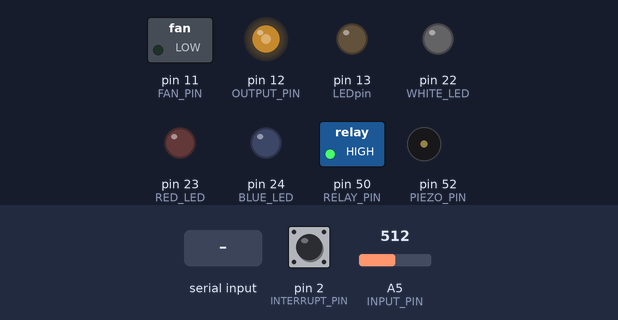
This sketch was run on a simulated Arduino Mega 2560, built with avr-gcc and run on an emulated ATmega2560. Parts: switched loads named in the sketch (green lamp = pin HIGH), output pins drawn as LEDs (lit = HIGH), buzzer (waves = sounding, pin HIGH). Inputs (shaded band) come from the test bench; at power-on: A5 (INPUT_PIN) = 512, pin 2 (INTERRUPT_PIN) HIGH. What the sketch prints to the serial monitor is not drawn.

Above: at 1.2 s.
1.3 s: A5 (INPUT_PIN) set to 716
At 3.4 s:
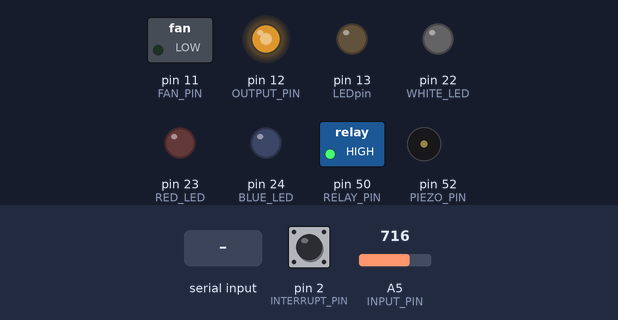
3.7 s: "start\n" received over Serial
At 4.4 s:
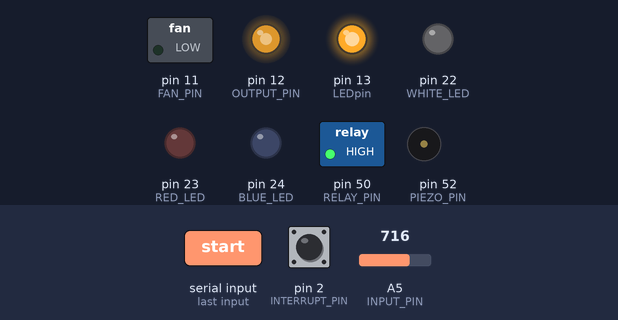
6.2 s: A5 (INPUT_PIN) set to 900
At 8.2 s:
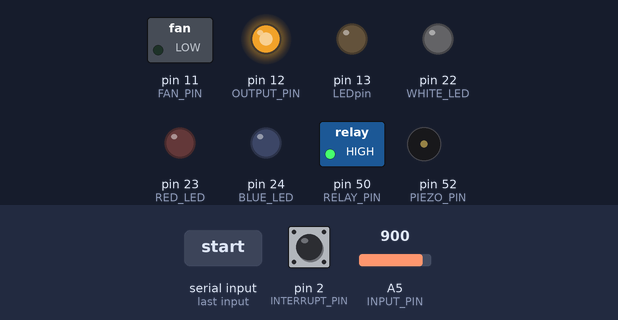
8.5 s: A5 (INPUT_PIN) set to 122
At 10.4 s:
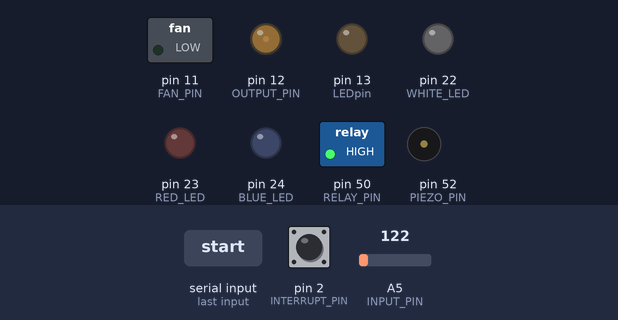
10.8 s: "start\n" received over Serial
At 11.6 s:
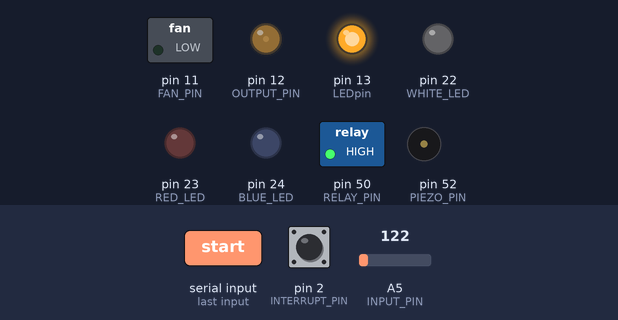
13.3 s: A5 (INPUT_PIN) set to 0
At 14.8 s:
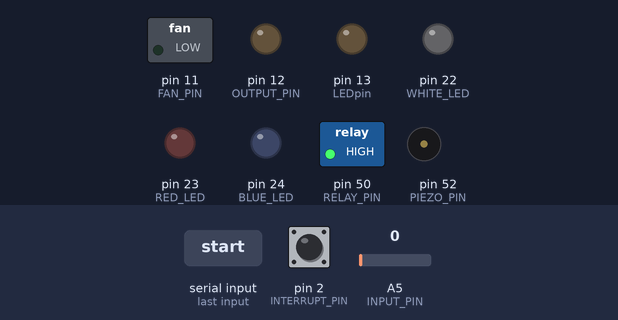
Timing chart, 0 to 16.3 s (numbered marks = the images above; inputs shaded):
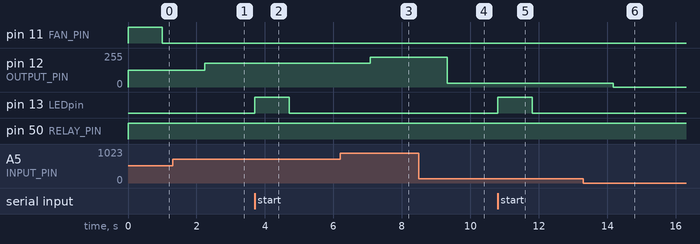

The sketch:

i_o_combination.ino
```cpp
// ECE 303, Lab 4
// Yonatan Carver & Farhan Muhammad
// 10.22.2018

/*
YONI CARVER
718.704.8555
yonicarver@gmail.com
*/

/*
PURPOSE OF THE PROGRAM:

	Output a 980Hz signal with a duty cycle that is linearly dependent
	on constant input DC voltage from an Arbitrary Waveform Generator (AWG).

	This output PWM signal controls the H-Bridge for a DC motor (i.e.
	the speed of the motor).

	Count the number of pulses received from the optocoupler and rotary
	encoder attached to the DC motor.

	Return the counts every second (via the serial monitor).

	Receive a string (from MATLAB) to turn a fan on a digital pin on or off.

	Attach sensors (i.e. relay, piezo, etc.) to the Arduino.

*/

#define INTERRUPT_PIN 2	// digital pin 2, reads in pulses from rotary encoder
#define INPUT_PIN 5		// analog pin 5, input pin for AWG constant DC voltage
#define OUTPUT_PIN 12	// digital pin 12, output pin for PWM signal (linearly dependent on AWG voltage)

#define FAN_PIN 11

#define RELAY_PIN 50
#define PIEZO_PIN 52

#define WHITE_LED 22	// normal operation
#define RED_LED 23		// high temperature
#define BLUE_LED 24		// low coolant level

#define LEDpin 13


int pulse_counter = 0;	// initialize pulse counter
String incoming_payload = "";		// initialize incoming string from Matlab

int duty_cycle;
int input_signal;

unsigned long start_millis;
unsigned long current_millis;

String incoming = "";

bool fan_flag = false;

void setup() {
	Serial.begin(9600);

	pinMode(LEDpin, OUTPUT);

	pinMode(INTERRUPT_PIN, INPUT_PULLUP);		// use the internal pullup resistor on the interrupt pin (ensures no floating voltages)
	attachInterrupt(0, count_pulses, RISING);	// trigger interrupt routine on the RISING edge of the signal

	pinMode(FAN_PIN, OUTPUT);				// digital output pin for cooling fan
	digitalWrite(FAN_PIN, HIGH);				// set cooling fan output pin to low by default

	pinMode(RELAY_PIN, OUTPUT);				// digital output pin for relay
	pinMode(PIEZO_PIN, OUTPUT);				// digital output pin for piezo buzzer

	// LEDs
	pinMode(WHITE_LED, OUTPUT);				// normal operation LED
	pinMode(RED_LED, OUTPUT);				// high temperature LED
	pinMode(BLUE_LED, OUTPUT);				// low coolant level LED

	digitalWrite(LEDpin, LOW);
}

void loop() {


	digitalWrite(RELAY_PIN, HIGH);			// if out of e-stop, close relay

	current_millis = millis();
	if (current_millis - start_millis >= 1000)
	{
		make_string();
		//String stringThree = stringOne + pulse_counter;
		//Serial.println(stringThree);		// print pulse counter every second
		//Serial.write(pulse_counter);
		if (pulse_counter > 80) {
			fan_flag = true;
		}
		else {
			fan_flag = false;
		}
		pulse_counter = 0;					// reset the pulse counter to 0
		start_millis = current_millis;
	}

	// ------------------------------
	input_signal = analogRead(INPUT_PIN);   // read the input pin voltage from the AWG (constant DC V)
	//Serial.print(input_signal);   		// serially display the input signal

	//Serial.print("\t");				// formatting for output text (prints a tab)
	duty_cycle = map(input_signal, 0, 1023, 0, 255);		// map the input voltage (from 0 to 1023) to the duty cycle output (from 0 to 255)

	analogWrite(OUTPUT_PIN, duty_cycle);	// write the AWG dependent duty cycle to the analog output pin
	//Serial.println(duty_cycle);

	// read in string from MATLAB
	incoming = Serial.readStringUntil('\n');
	//if (incoming == "fan_on")
	if (fan_flag == true)
	{
		digitalWrite(FAN_PIN, HIGH);
		//Serial.println("fan on");
	}
	//else if (incoming == "fan_off")
	else if (fan_flag == false)
	{
		digitalWrite(FAN_PIN, LOW);
		//Serial.println("fan off");

	}

	if (incoming == "start")
		digitalWrite(LEDpin, HIGH);
	else
		digitalWrite(LEDpin, LOW);

}

// INTERRUPT ROUTINES +++++++++++++++++++++++++++++++++++++++++++++++++++++++++++++++++++

void count_pulses() {
	// increase pulse counter by one
	pulse_counter++;
}

void estop() {
	// estop interrupt routine
	digitalWrite(RELAY_PIN, LOW);			// open relay & cut power to motor
	digitalWrite(WHITE_LED, LOW);			// turn off normal operation LED
}


/*
{
estop_status: estop -or- ok,
main_relay: estop -or- ok,
load_cell: <analog_val>,
optical_counter: <analog_val>,
temp: ok -or- high,
coolant: ok -or- low,
led_normal_op: off -or- on,
led_high_temp: off -or- on,
led_low_coolant: off -or- on
}
*/

String estop_status = "estop";
String main_relay_status = "estop";
String temp_status = "ok";
String coolant_status = "ok";
String led_normal_op_status = "off";
String led_high_temp_status = "magenta";
String led_low_coolant_status = "off";


String str_header = "{";
String str_estop_status = "estop_status: ";
String str_main_relay = ", main_relay: ";
String str_load_cell = ", load_cell: ";
String str_optical_counter = ", optical_counter: ";
String str_temp = ", temp: ";
String str_coolant = ", coolant: ";
String str_led_normal_op = ", led_normal_op: ";
String str_led_high_temp = ", led_high_temp: ";
String str_led_low_coolant = ", led_low_coolant: ";
String str_footer = "}";


void make_string(){
	String packet_to_matlab =
		str_estop_status + estop_status +
		str_main_relay + main_relay_status +
		str_load_cell + "load_cell_placeholder" +
		str_optical_counter + pulse_counter +
		str_temp + temp_status +
		str_coolant + coolant_status +
		str_led_normal_op + led_normal_op_status +
		str_led_high_temp + led_high_temp_status +
		str_led_low_coolant + led_low_coolant_status
		;

	String packet_to_yac = main_relay_status;

	Serial.println(packet_to_matlab);
//	Serial.println(packet_to_yac);
}
```

Measured:
- after the input at 1.3 s, pin 12 (OUTPUT_PIN): 127/255 → 178/255 after 0.95 s
- after the input at 3.7 s, pin 13 (LEDpin): LOW → HIGH at once, → LOW 1.0 s later
- after the input at 6.2 s, pin 12 (OUTPUT_PIN): 178/255 → 224/255 after 0.88 s
- after the input at 8.5 s, pin 12 (OUTPUT_PIN): 224/255 → 30/255 after 0.82 s
- after the input at 10.8 s, pin 13 (LEDpin): LOW → HIGH at once, → LOW 1.0 s later
- after the input at 13.3 s, pin 12 (OUTPUT_PIN): 30/255 → 0/255 after 0.87 s
